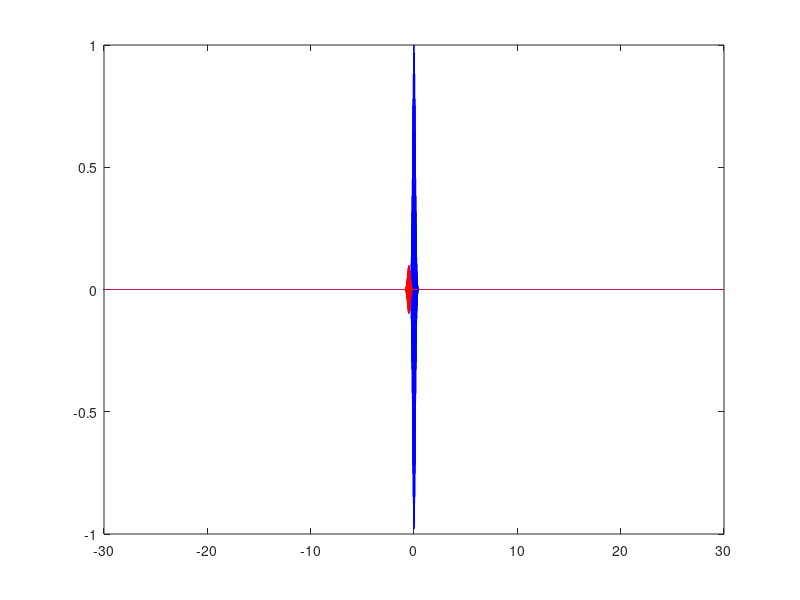
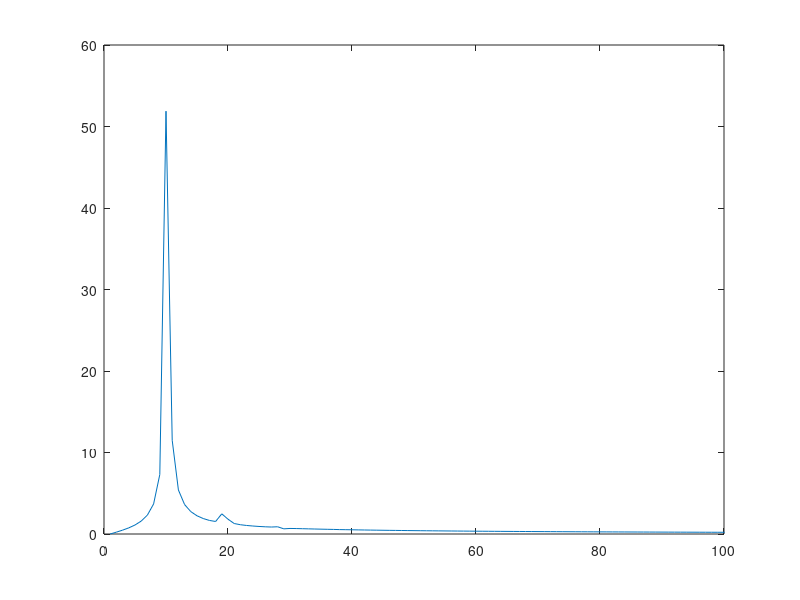

Here is the MATLAB script that generated these plots, in order:
maxdelay=30;

HeNe    = 2.11079*10^-3;          % HeNe period (fs)
c       = 2.99792458e-2;    % Speed of light in cm/ps
t       = linspace(-maxdelay,maxdelay,2*maxdelay/HeNe); % ps
w1      = linspace(0,1/(c*HeNe),length(t));

omega = 2100; %cm^-1
FWHM  = 0.150; %ps

sigma = FWHM/sqrt(2*log(2));

d=-0.5; %ps

pulse1=exp(-0.5*(t/sigma).^2).*cos(2*pi*omega*c*(t));
pulse2=0.1*exp(-0.5*((t-d)/sigma).^2).*cos(2*pi*omega*c*(t-d));

figure(1)
plot(t,pulse1,'b')
hold on
plot(t,pulse2,'r')
hold off

% FFT_p1 =abs(fft(pulse1));
% FFT_p2 =abs(fft(pulse2));
FFT_sum=(abs(fft(pulse1+pulse2))).^2;

% figure(2)
% % hold on
% plot(w1,FFT_sum);
% xlim([1900,2250])
% % hold on
% plot(w1,FFT_p1);
% hold off

%% Pepita
figure(3)
hold off
pp_signal = log(abs(fft(pulse1+0.1*pulse1))./abs(fft(pulse1+pulse2)));
plot(abs(fft(pp_signal(3200:4300)-mean(pp_signal(3200:4300)))))
% plot(pp_signal(3200:4300)-mean(pp_signal(3200:4300)))
% xlim([3200,4400])
xlim([0 100]);